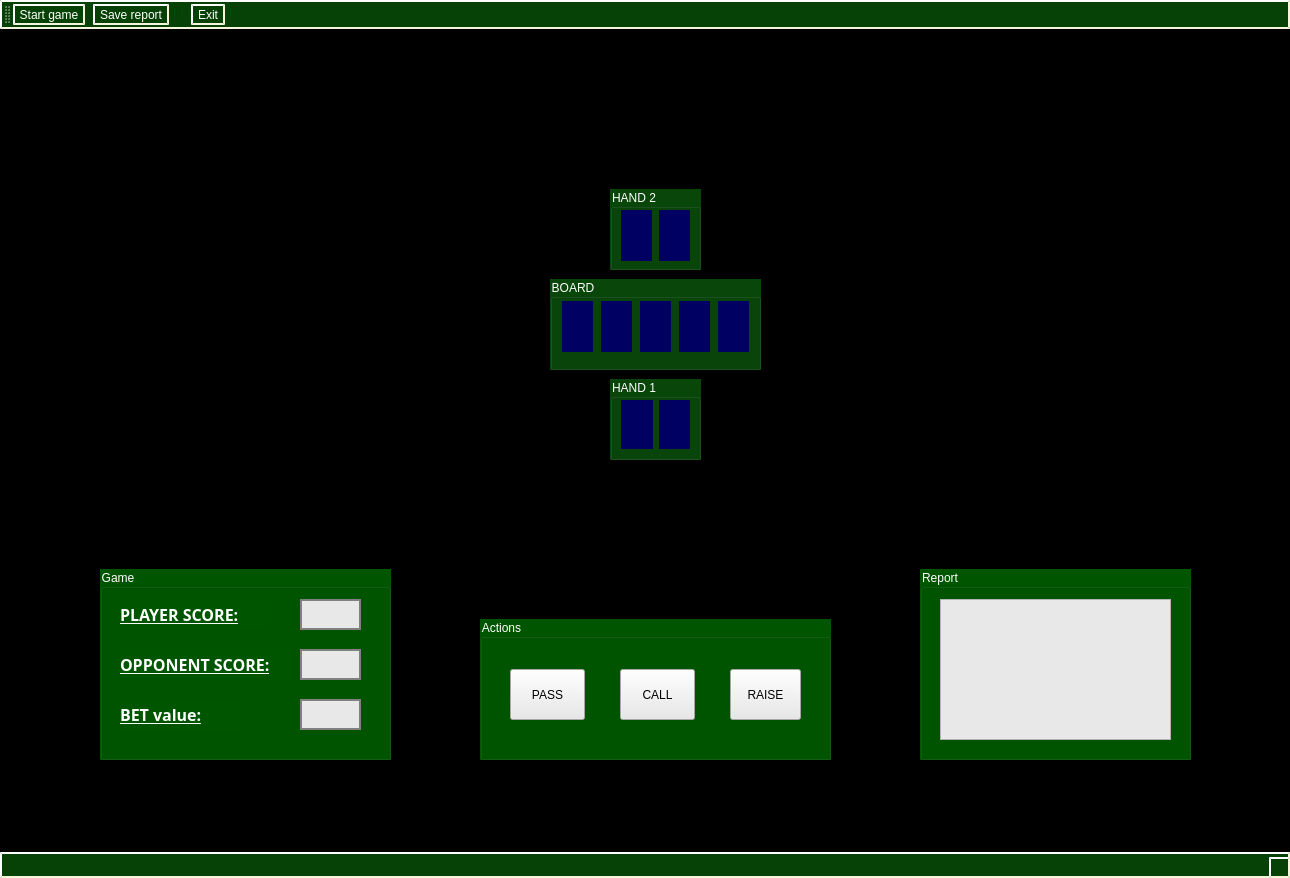
<?xml version="1.0" encoding="UTF-8"?>
<ui version="4.0">
 <class>MainWindow</class>
 <widget class="QMainWindow" name="MainWindow">
  <property name="enabled">
   <bool>true</bool>
  </property>
  <property name="geometry">
   <rect>
    <x>0</x>
    <y>0</y>
    <width>1290</width>
    <height>878</height>
   </rect>
  </property>
  <property name="minimumSize">
   <size>
    <width>1290</width>
    <height>878</height>
   </size>
  </property>
  <property name="windowTitle">
   <string>MainWindow</string>
  </property>
  <property name="styleSheet">
   <string notr="true">background-color: rgb(0, 0, 0);</string>
  </property>
  <widget class="QWidget" name="centralwidget">
   <widget class="QGroupBox" name="SettingsBox">
    <property name="geometry">
     <rect>
      <x>100</x>
      <y>540</y>
      <width>291</width>
      <height>191</height>
     </rect>
    </property>
    <property name="styleSheet">
     <string notr="true">background-color: rgb(0, 85, 0);
color: rgb(255, 255, 255);</string>
    </property>
    <property name="title">
     <string>Game</string>
    </property>
    <widget class="QLabel" name="PlayerScoreLabel">
     <property name="geometry">
      <rect>
       <x>20</x>
       <y>30</y>
       <width>151</width>
       <height>31</height>
      </rect>
     </property>
     <property name="font">
      <font>
       <family>Perpetua Titling MT</family>
       <pointsize>12</pointsize>
       <weight>99</weight>
       <italic>false</italic>
       <bold>true</bold>
      </font>
     </property>
     <property name="styleSheet">
      <string notr="true">font: 900 12pt &quot;Perpetua Titling MT&quot;;</string>
     </property>
     <property name="text">
      <string>&lt;html&gt;&lt;head/&gt;&lt;body&gt;&lt;p&gt;&lt;span style=&quot; text-decoration: underline; color:#ffffff;&quot;&gt;PLAYER SCORE:&lt;/span&gt;&lt;/p&gt;&lt;/body&gt;&lt;/html&gt;</string>
     </property>
    </widget>
    <widget class="QLabel" name="BetValueLabel">
     <property name="geometry">
      <rect>
       <x>20</x>
       <y>130</y>
       <width>121</width>
       <height>31</height>
      </rect>
     </property>
     <property name="font">
      <font>
       <family>Perpetua Titling MT</family>
       <pointsize>12</pointsize>
       <weight>99</weight>
       <italic>false</italic>
       <bold>true</bold>
      </font>
     </property>
     <property name="styleSheet">
      <string notr="true">font: 900 12pt &quot;Perpetua Titling MT&quot;;</string>
     </property>
     <property name="text">
      <string>&lt;html&gt;&lt;head/&gt;&lt;body&gt;&lt;p&gt;&lt;span style=&quot; text-decoration: underline; color:#ffffff;&quot;&gt;BET value:&lt;/span&gt;&lt;/p&gt;&lt;/body&gt;&lt;/html&gt;</string>
     </property>
    </widget>
    <widget class="QLabel" name="OpponentScoreLabel">
     <property name="geometry">
      <rect>
       <x>20</x>
       <y>80</y>
       <width>171</width>
       <height>31</height>
      </rect>
     </property>
     <property name="font">
      <font>
       <family>Perpetua Titling MT</family>
       <pointsize>12</pointsize>
       <weight>99</weight>
       <italic>false</italic>
       <bold>true</bold>
      </font>
     </property>
     <property name="styleSheet">
      <string notr="true">font: 900 12pt &quot;Perpetua Titling MT&quot;;</string>
     </property>
     <property name="text">
      <string>&lt;html&gt;&lt;head/&gt;&lt;body&gt;&lt;p&gt;&lt;span style=&quot; text-decoration: underline; color:#ffffff;&quot;&gt;OPPONENT SCORE:&lt;/span&gt;&lt;/p&gt;&lt;/body&gt;&lt;/html&gt;</string>
     </property>
    </widget>
    <widget class="QLabel" name="PlayerScoreNumber">
     <property name="geometry">
      <rect>
       <x>200</x>
       <y>30</y>
       <width>61</width>
       <height>31</height>
      </rect>
     </property>
     <property name="styleSheet">
      <string notr="true">border: 2px solid grey;
background-color: rgb(232, 232, 232);
font: 900 12pt &quot;Perpetua Titling MT&quot;;
color: rgb(0, 0, 0);</string>
     </property>
     <property name="text">
      <string/>
     </property>
    </widget>
    <widget class="QLabel" name="OpponentScoreNumber">
     <property name="geometry">
      <rect>
       <x>200</x>
       <y>80</y>
       <width>61</width>
       <height>31</height>
      </rect>
     </property>
     <property name="styleSheet">
      <string notr="true">border: 2px solid grey;
background-color: rgb(232, 232, 232);
font: 900 12pt &quot;Perpetua Titling MT&quot;;
color: rgb(0, 0, 0);</string>
     </property>
     <property name="text">
      <string/>
     </property>
    </widget>
    <widget class="QLabel" name="BetValueNumber">
     <property name="geometry">
      <rect>
       <x>200</x>
       <y>130</y>
       <width>61</width>
       <height>31</height>
      </rect>
     </property>
     <property name="styleSheet">
      <string notr="true">border: 2px solid grey;
background-color: rgb(232, 232, 232);
font: 900 12pt &quot;Perpetua Titling MT&quot;;
color: rgb(0, 0, 0);</string>
     </property>
     <property name="text">
      <string/>
     </property>
    </widget>
   </widget>
   <widget class="QGroupBox" name="ActionsBox">
    <property name="geometry">
     <rect>
      <x>480</x>
      <y>590</y>
      <width>351</width>
      <height>141</height>
     </rect>
    </property>
    <property name="styleSheet">
     <string notr="true">background-color: rgb(0, 85, 0);
color: rgb(255, 255, 255);</string>
    </property>
    <property name="title">
     <string>Actions</string>
    </property>
    <widget class="QPushButton" name="PassButton">
     <property name="geometry">
      <rect>
       <x>30</x>
       <y>50</y>
       <width>75</width>
       <height>51</height>
      </rect>
     </property>
     <property name="styleSheet">
      <string notr="true">background-color: rgb(232, 232, 232);
font: 900 12pt &quot;Perpetua Titling MT&quot;;
color: rgb(0, 0, 0);</string>
     </property>
     <property name="text">
      <string>PASS</string>
     </property>
    </widget>
    <widget class="QPushButton" name="CallButton">
     <property name="geometry">
      <rect>
       <x>140</x>
       <y>50</y>
       <width>75</width>
       <height>51</height>
      </rect>
     </property>
     <property name="styleSheet">
      <string notr="true">background-color: rgb(232, 232, 232);
font: 900 12pt &quot;Perpetua Titling MT&quot;;
color: rgb(0, 0, 0);</string>
     </property>
     <property name="text">
      <string>CALL</string>
     </property>
    </widget>
    <widget class="QPushButton" name="RaiseButton">
     <property name="geometry">
      <rect>
       <x>250</x>
       <y>50</y>
       <width>71</width>
       <height>51</height>
      </rect>
     </property>
     <property name="styleSheet">
      <string notr="true">background-color: rgb(232, 232, 232);
font: 900 12pt &quot;Perpetua Titling MT&quot;;
color: rgb(0, 0, 0);</string>
     </property>
     <property name="text">
      <string>RAISE</string>
     </property>
    </widget>
   </widget>
   <widget class="QLabel" name="PokerTableImage">
    <property name="geometry">
     <rect>
      <x>160</x>
      <y>0</y>
      <width>1001</width>
      <height>871</height>
     </rect>
    </property>
    <property name="text">
     <string/>
    </property>
    <property name="pixmap">
     <pixmap>../images/Poker_table_picture_full.png</pixmap>
    </property>
   </widget>
   <widget class="QGroupBox" name="BoardBox">
    <property name="geometry">
     <rect>
      <x>550</x>
      <y>250</y>
      <width>211</width>
      <height>91</height>
     </rect>
    </property>
    <property name="styleSheet">
     <string notr="true">color: rgb(255, 255, 255);
background-color: rgb(9, 70, 10);</string>
    </property>
    <property name="title">
     <string>BOARD</string>
    </property>
    <widget class="QLabel" name="card4_board">
     <property name="geometry">
      <rect>
       <x>129</x>
       <y>22</y>
       <width>31</width>
       <height>51</height>
      </rect>
     </property>
     <property name="styleSheet">
      <string notr="true">font: 75 16pt &quot;Perpetua Titling MT&quot;;
background-color: rgb(0, 0, 98);</string>
     </property>
     <property name="text">
      <string/>
     </property>
    </widget>
    <widget class="QLabel" name="card2_board">
     <property name="geometry">
      <rect>
       <x>51</x>
       <y>22</y>
       <width>31</width>
       <height>51</height>
      </rect>
     </property>
     <property name="styleSheet">
      <string notr="true">font: 75 16pt &quot;Perpetua Titling MT&quot;;
background-color: rgb(0, 0, 98);</string>
     </property>
     <property name="text">
      <string/>
     </property>
    </widget>
    <widget class="QLabel" name="card3_board">
     <property name="geometry">
      <rect>
       <x>90</x>
       <y>22</y>
       <width>31</width>
       <height>51</height>
      </rect>
     </property>
     <property name="styleSheet">
      <string notr="true">font: 75 16pt &quot;Perpetua Titling MT&quot;;
background-color: rgb(0, 0, 98);</string>
     </property>
     <property name="text">
      <string/>
     </property>
    </widget>
    <widget class="QLabel" name="card5_board">
     <property name="geometry">
      <rect>
       <x>168</x>
       <y>22</y>
       <width>31</width>
       <height>51</height>
      </rect>
     </property>
     <property name="styleSheet">
      <string notr="true">font: 75 16pt &quot;Perpetua Titling MT&quot;;
background-color: rgb(0, 0, 98);</string>
     </property>
     <property name="text">
      <string/>
     </property>
    </widget>
    <widget class="QLabel" name="card1_board">
     <property name="geometry">
      <rect>
       <x>12</x>
       <y>22</y>
       <width>31</width>
       <height>51</height>
      </rect>
     </property>
     <property name="styleSheet">
      <string notr="true">font: 75 16pt &quot;Perpetua Titling MT&quot;;
background-color: rgb(0, 0, 98);</string>
     </property>
     <property name="text">
      <string/>
     </property>
    </widget>
   </widget>
   <widget class="QGroupBox" name="Hand2Box">
    <property name="geometry">
     <rect>
      <x>610</x>
      <y>160</y>
      <width>91</width>
      <height>81</height>
     </rect>
    </property>
    <property name="styleSheet">
     <string notr="true">color: rgb(255, 255, 255);
background-color: rgb(9, 70, 10);</string>
    </property>
    <property name="title">
     <string>HAND 2</string>
    </property>
    <widget class="QLabel" name="card2_hand2">
     <property name="geometry">
      <rect>
       <x>49</x>
       <y>21</y>
       <width>31</width>
       <height>51</height>
      </rect>
     </property>
     <property name="styleSheet">
      <string notr="true">font: 75 16pt &quot;Perpetua Titling MT&quot;;
background-color: rgb(0, 0, 98);</string>
     </property>
     <property name="text">
      <string/>
     </property>
    </widget>
    <widget class="QLabel" name="card1_hand2">
     <property name="geometry">
      <rect>
       <x>11</x>
       <y>21</y>
       <width>31</width>
       <height>51</height>
      </rect>
     </property>
     <property name="styleSheet">
      <string notr="true">font: 75 16pt &quot;Perpetua Titling MT&quot;;
background-color: rgb(0, 0, 98);</string>
     </property>
     <property name="text">
      <string/>
     </property>
    </widget>
   </widget>
   <widget class="QGroupBox" name="Hand1Box">
    <property name="geometry">
     <rect>
      <x>610</x>
      <y>350</y>
      <width>91</width>
      <height>81</height>
     </rect>
    </property>
    <property name="styleSheet">
     <string notr="true">color: rgb(255, 255, 255);
background-color: rgb(9, 70, 10);</string>
    </property>
    <property name="title">
     <string>HAND 1</string>
    </property>
    <widget class="QLabel" name="card2_hand1">
     <property name="geometry">
      <rect>
       <x>49</x>
       <y>21</y>
       <width>31</width>
       <height>49</height>
      </rect>
     </property>
     <property name="styleSheet">
      <string notr="true">font: 75 16pt &quot;Perpetua Titling MT&quot;;
background-color: rgb(0, 0, 98);</string>
     </property>
     <property name="text">
      <string/>
     </property>
    </widget>
    <widget class="QLabel" name="card1_hand1">
     <property name="geometry">
      <rect>
       <x>11</x>
       <y>21</y>
       <width>32</width>
       <height>49</height>
      </rect>
     </property>
     <property name="font">
      <font>
       <family>Perpetua Titling MT</family>
       <pointsize>16</pointsize>
       <weight>9</weight>
       <italic>false</italic>
       <bold>false</bold>
      </font>
     </property>
     <property name="styleSheet">
      <string notr="true">font: 75 16pt &quot;Perpetua Titling MT&quot;;
border-color: rgb(170, 0, 0);
background-color: rgb(0, 0, 98);</string>
     </property>
     <property name="text">
      <string/>
     </property>
     <property name="wordWrap">
      <bool>false</bool>
     </property>
    </widget>
   </widget>
   <widget class="QGroupBox" name="ReportBox">
    <property name="geometry">
     <rect>
      <x>920</x>
      <y>540</y>
      <width>271</width>
      <height>191</height>
     </rect>
    </property>
    <property name="styleSheet">
     <string notr="true">background-color: rgb(0, 85, 0);
color: rgb(255, 255, 255);</string>
    </property>
    <property name="title">
     <string>Report</string>
    </property>
    <widget class="QListWidget" name="ReportText">
     <property name="geometry">
      <rect>
       <x>20</x>
       <y>30</y>
       <width>231</width>
       <height>141</height>
      </rect>
     </property>
     <property name="styleSheet">
      <string notr="true">background-color: rgb(232, 232, 232);
color: rgb(0, 0, 0);</string>
     </property>
    </widget>
   </widget>
   <zorder>PokerTableImage</zorder>
   <zorder>SettingsBox</zorder>
   <zorder>ActionsBox</zorder>
   <zorder>BoardBox</zorder>
   <zorder>Hand2Box</zorder>
   <zorder>Hand1Box</zorder>
   <zorder>ReportBox</zorder>
  </widget>
  <widget class="QToolBar" name="toolBar">
   <property name="windowTitle">
    <string>toolBar</string>
   </property>
   <property name="styleSheet">
    <string notr="true">background-color: rgb(6, 66, 6);
color: rgb(255, 255, 255);
font: 900 12pt &quot;Perpetua Titling MT&quot;;
border-style: outset;
border-width: 2px;
border-color: beige;</string>
   </property>
   <attribute name="toolBarArea">
    <enum>TopToolBarArea</enum>
   </attribute>
   <attribute name="toolBarBreak">
    <bool>false</bool>
   </attribute>
   <addaction name="actionNew_game"/>
   <addaction name="separator"/>
   <addaction name="actionSave_report"/>
   <addaction name="separator"/>
   <addaction name="separator"/>
   <addaction name="separator"/>
   <addaction name="actionExit"/>
   <addaction name="separator"/>
  </widget>
  <widget class="QStatusBar" name="statusbar">
   <property name="styleSheet">
    <string notr="true">background-color: rgb(6, 66, 6);
color: rgb(255, 255, 255);
border-style: outset;
border-width: 2px;
border-color: beige;
</string>
   </property>
  </widget>
  <action name="actionNew_game">
   <property name="text">
    <string>Start game</string>
   </property>
   <property name="toolTip">
    <string>This action ends current session and starts new game from the begining</string>
   </property>
  </action>
  <action name="actionSave_report">
   <property name="text">
    <string>Save report</string>
   </property>
   <property name="toolTip">
    <string>This action makes a .txt file with report about current game</string>
   </property>
  </action>
  <action name="actionExit">
   <property name="text">
    <string>Exit</string>
   </property>
   <property name="toolTip">
    <string>Close application</string>
   </property>
   <property name="shortcut">
    <string>Esc</string>
   </property>
  </action>
 </widget>
 <layoutdefault spacing="6" margin="9"/>
 <resources/>
 <connections/>
</ui>
